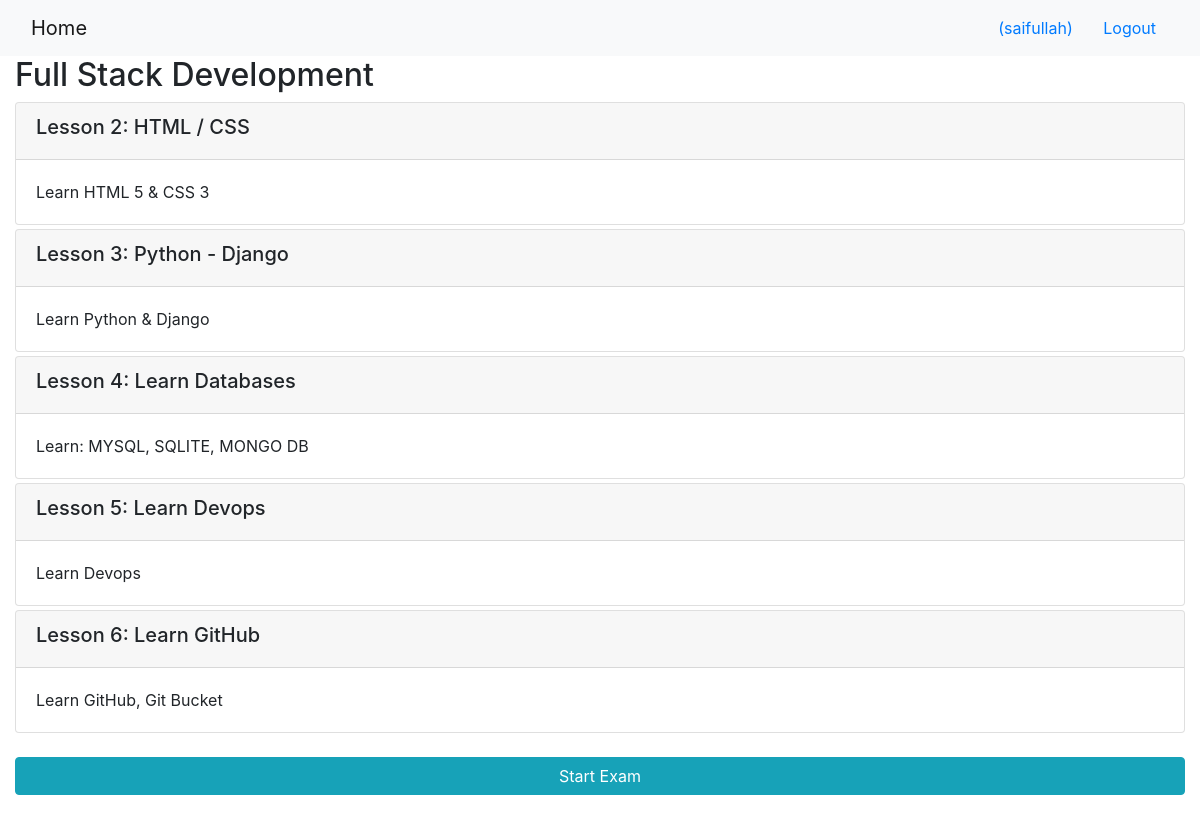
/onlinecourse/1/ (signed in), run on the app's committed database.
### onlinecourse/models.py (models this page shows, shortened)
class Course(models.Model):
    name = models.CharField(null=False, max_length=30, default='online course')
    image = models.ImageField(upload_to='course_images/')
    description = models.CharField(max_length=1000)
    pub_date = models.DateField(null=True)
    instructors = models.ManyToManyField(Instructor)
    users = models.ManyToManyField(settings.AUTH_USER_MODEL, through='Enrollment')
    total_enrollment = models.IntegerField(default=0)
    is_enrolled = False

class Lesson(models.Model):
    title = models.CharField(max_length=200, default="title")
    order = models.IntegerField(default=0)
    course = models.ForeignKey(Course, on_delete=models.CASCADE)
    content = models.TextField()

### onlinecourse/views.py (the view)
# urls.py: path('<int:pk>/', views.CourseDetailView.as_view(), name='course_details'),
class CourseDetailView(generic.DetailView):
    model = Course
    template_name = 'onlinecourse/course_detail_bootstrap.html'

### onlinecourse/templates/onlinecourse/course_detail_bootstrap.html (shortened to what this page needs)
<!DOCTYPE html>
<html lang="en">
<head>
     {% load static %}
    <link rel="stylesheet" href="https://maxcdn.bootstrapcdn.com/bootstrap/4.5.2/css/bootstrap.min.css">
</head>
<body>
    <nav class="navbar navbar-light bg-light">
        <div class="container-fluid">
            <div class="navbar-header">
                  <a class="navbar-brand" href="{% url 'onlinecourse:index' %}">Home</a>
            </div>
            <ul class="nav navbar-nav navbar-right">
                {% if user.is_authenticated %}
                <li>
                    <a class="btn btn-link" href="#">{{ user.first_name }}({{ user.username }})</a>
                    <a class="btn btn-link" href="{% url 'onlinecourse:logout' %}">Logout</a>
                </li>
                {% endif %}
            </ul>
        </div>
    </nav>
    <div class="container-fluid">
            <h2>{{ course.name }}</h2>
            <div class="card-columns-vertical">
                {% for lesson in course.lesson_set.all %}
                    <div class="card mt-1">
                        <div class="card-header"><h5>Lesson {{lesson.order|add:1}}: {{lesson.title}}</h5></div>
                        <div class="card-body">{{lesson.content}}</div>
                    </div>
                {% endfor %}
            </div>
             {% if user.is_authenticated %}
                <button data-toggle="collapse" data-target="#exam" class="btn btn-info mt-4 mb-4 block w-100">Start Exam</button>
            {% endif %}
    </div>
</body>
</html>

### data on the page
Course: name "Full Stack Development"
Lesson: order|add "2", title "HTML / CSS", content "Learn HTML 5 & CSS 3"
Lesson: order|add "3", title "Python - Django", content "Learn Python & Django"
Lesson: order|add "4", title "Learn Databases", content "Learn: MYSQL, SQLITE, MONGO DB"
Lesson: order|add "5", title "Learn Devops", content "Learn Devops"
Lesson: order|add "6", title "Learn GitHub", content "Learn GitHub, Git Bucket"

### other printed values
{{ user.username }} "saifullah"
